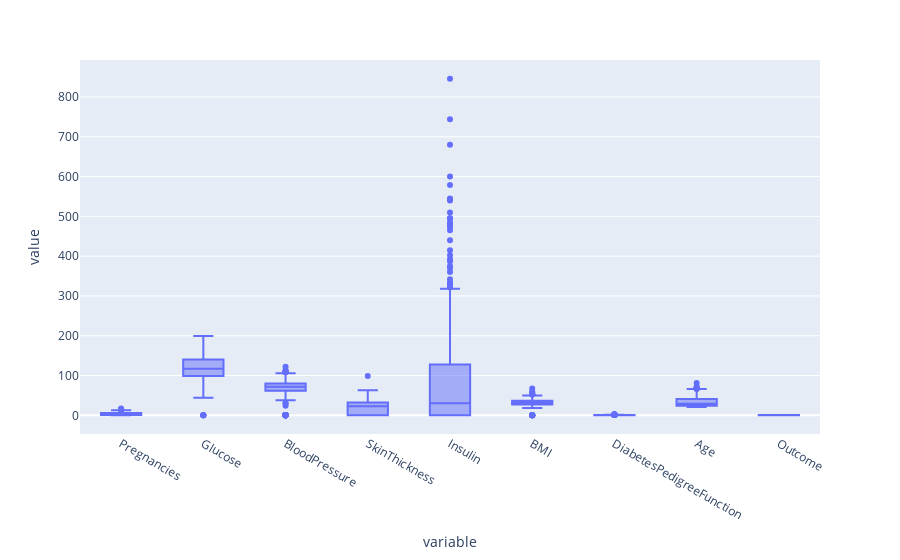

Notebook cell for this chart:
### Markdown cell above
Boxplot reveals that almost all variables are skewed toward 0 suggesting some values are actually missing, but they are set to 0 instead of NaN. However, there are variables that may be 0, such as number of pregnancies, age (in case it's a newborn, but in this instance it's not plausible) and, of course, outcome.

### Code cell
px.box(df)

### Figure 1 — Plotly figure (JSON) as saved in the notebook; plotly's stock layout.template omitted (floating-point values rounded to 4 significant figures; data arrays with more than 128 entries replaced by an {"elided": "..."} marker saying what was removed)
{"data": [{"alignmentgroup": "True", "hovertemplate": "variable=%{x}<br>value=%{y}<extra></extra>", "legendgroup": "", "marker": {"color": "#636efa"}, "name": "", "notched": false, "offsetgroup": "", "orientation": "v", "showlegend": false, "type": "box", "x": {"elided": "6912 str values"}, "x0": " ", "xaxis": "x", "y": {"elided": "6912 float values"}, "y0": " ", "yaxis": "y"}], "layout": {"boxmode": "group", "legend": {"tracegroupgap": 0}, "margin": {"t": 60}, "xaxis": {"anchor": "y", "domain": [0, 1], "title": {"text": "variable"}}, "yaxis": {"anchor": "x", "domain": [0, 1], "title": {"text": "value"}}}}
